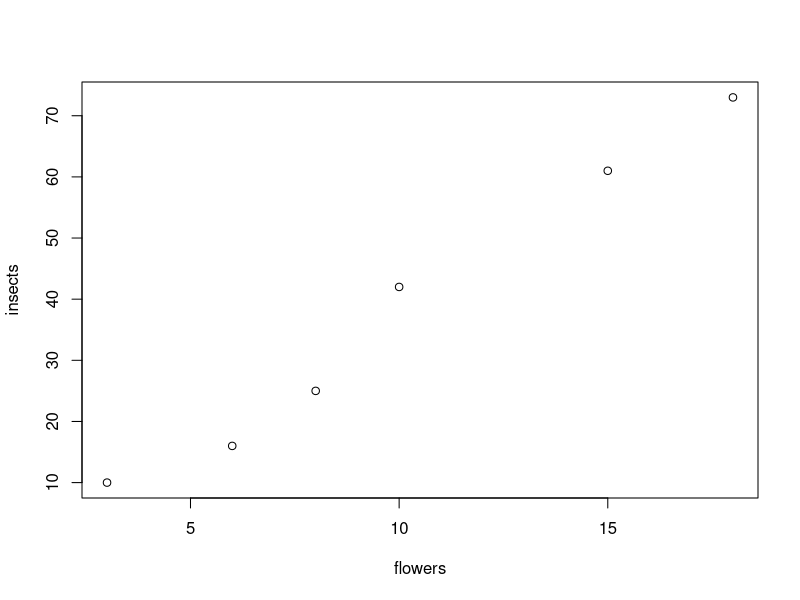
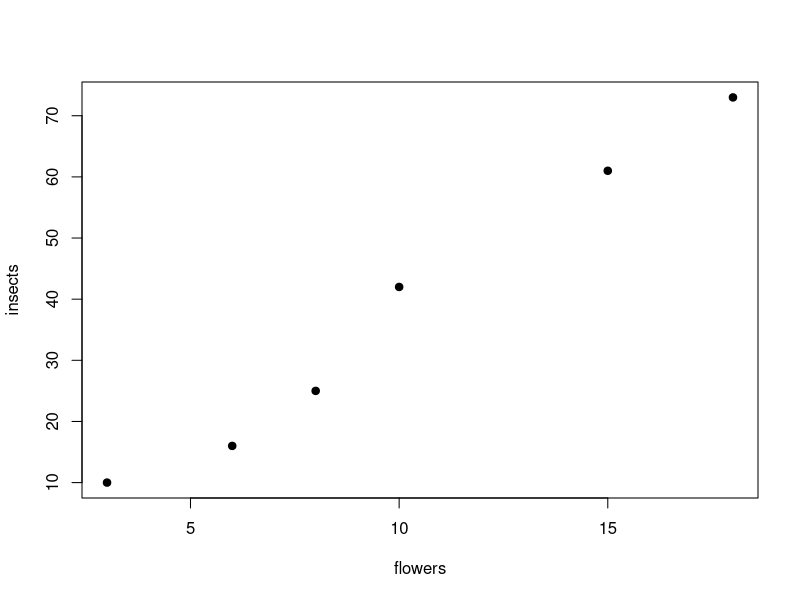
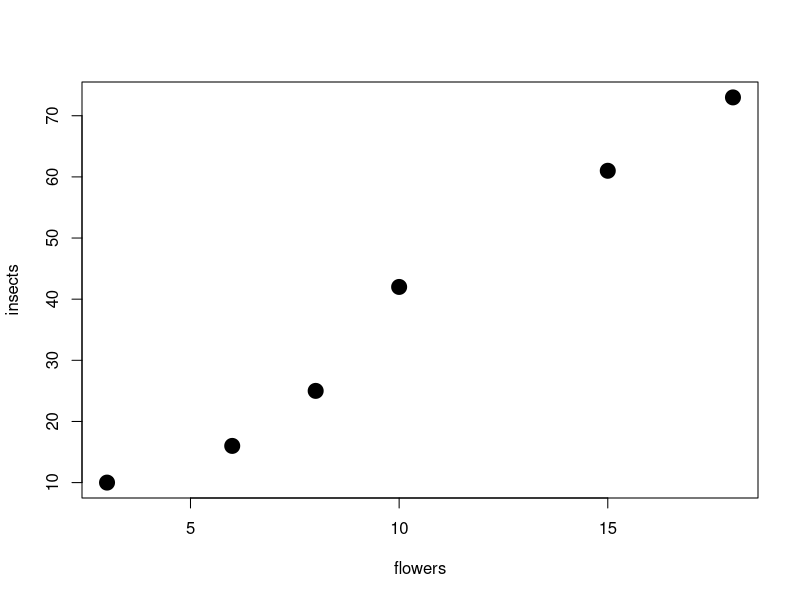
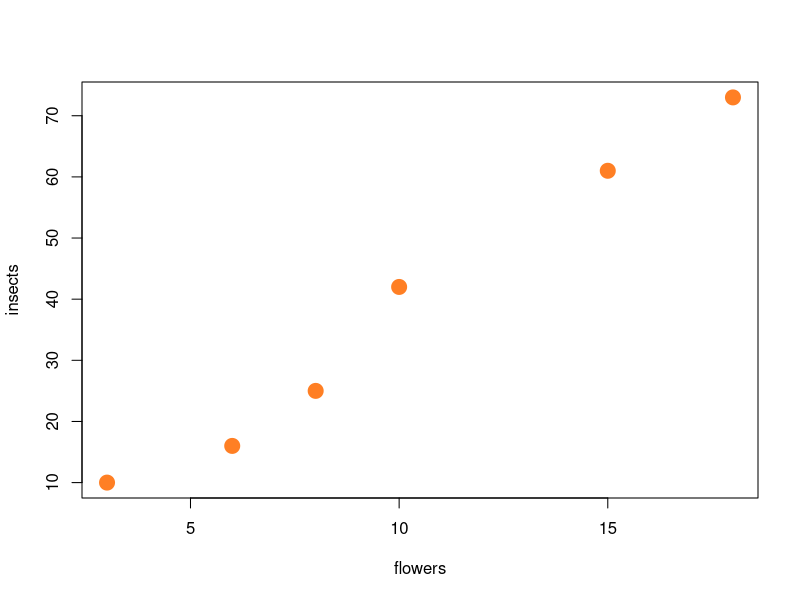

Source code (R) for these figures, in order:
#First R script
a <- 6*7
b <- 5*8
a+b
# R as a calculator
#arrays
flowers <-c(3,6,8,10,15,18)
flowers

insects <-c(10,16,25,42,61,73)
insects
plot(flowers, insects)
#changin plot parameters
#symbols
plot(flowers, insects, pch=19)

#symbols dimensions

plot(flowers, insects, pch=19, cex=2)

#color

plot(flowers, insects, pch=19, cex=2, col="chocolate1")
